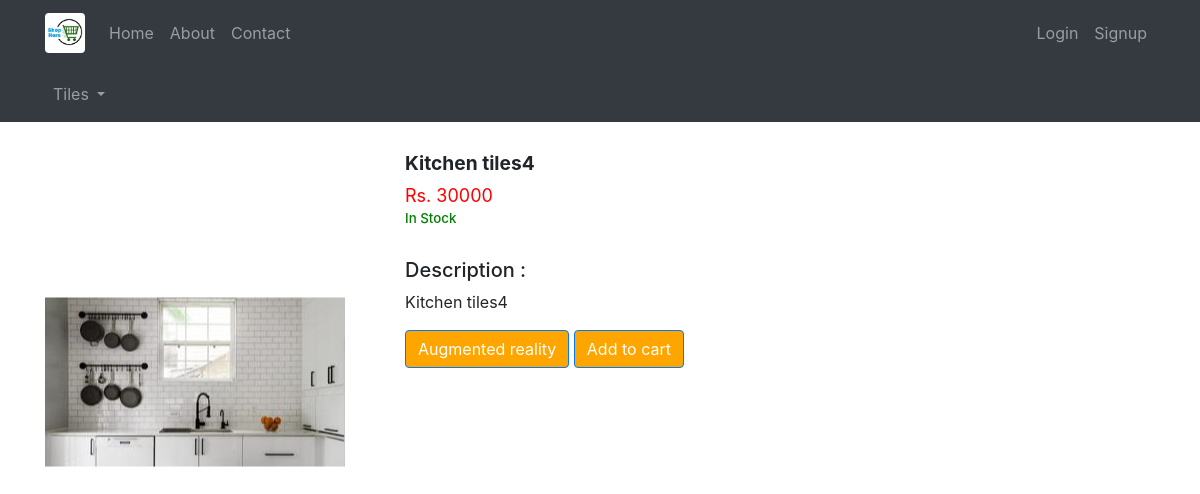
The app's page /8/ with its own data.
### product/models.py (models this page shows, shortened)
class ProductForm(models.Model):
    name = models.CharField(max_length=250)
    description = models.CharField(max_length=5000)
    price = models.PositiveIntegerField()
    category = models.ForeignKey(Category, on_delete=models.DO_NOTHING)
    uploadedDate = models.DateTimeField(auto_now=True)
    stock = models.PositiveIntegerField()
    image = models.ImageField(upload_to='product_images/', height_field=None, width_field=None, max_length=100)
    class Meta:
        verbose_name = 'Products'
        verbose_name_plural = 'Products'

### product/views.py (the view)
# urls.py: url(r'^(?P<product_id>[0-9]+)/$', views.productpage, name='productpage'),
def productpage(request,product_id):
    cart_obj = Cart.objects.filter(user=request.user.id, is_paid__exact='no').first()
    if cart_obj:
        product_obj = ProductForm.objects.filter(id=product_id).first()
        purchase_obj = Purchase.objects.filter(cart=cart_obj, name=product_obj).first()
        if purchase_obj:
            product_exist = 'Yes'
        else:
            product_exist = 'No'
    else:
        product_exist= 'No'
    return render(request, 'product/productpage.html', {'product_detail': ProductForm.objects.filter(id=product_id)[0], 'product_exist': product_exist})   #because filter returns an array

### product/context_processors.py (called while the page is built)
def all_categories(request):
    signup_form = UserProfileForm()
    login_form = UserLoginForm()
    data = {}
    for category in SUPERCATEGORY_CHOICES:
        data.update({category[1]: Category.objects.filter(superCategory=category[0])})
    return {'login_form': login_form,'signup_form': signup_form,'data': data}

### templates/product/productpage.html (shortened to what this page needs)
{% extends 'product/base.html' %}
{% load static %}
{% load crispy_forms_tags %}
{% block head %}
<link rel="stylesheet" type="text/css" href="{% static 'css/productpage.css' %}">
{% endblock %}
{% block content%}
<div>
    <div id="first" style="max-height: 500px; min-height: 500px; min-width: 300px; max-width: 300px; position: relative;">
        <img src="/media/{{ product_detail.image }}" style="position: absolute;top: 50%;left: 50%;transform: translate(-50%, -50%);">
    </div>
    <div id="second">
        <h3 id="product_name">{{ product_detail.name }}</h3><br>
        <p class="card-text" style="color:red;margin-bottom: 1px;margin-top: 6px;font-size: large">Rs. {{ product_detail.price }}</p>
        {% if product_detail.stock != 0 %}
            <h6 class="card-text" style="color:green;font-size: smaller;">In Stock</h6>
        {% else %}
            <h6 class="card-text" style="color:rgb(136, 4, 4);font-size: smaller;">Out of Stock</h6>
        {% endif %}
        <br><strong><h5 style="font-weight: 500;">Description :</h5></strong>
        <p>{{ product_detail.description|safe }}</p>
        <a href="{% url 'arr_real' product_id=product_detail.id %}" class="btn btn-primary" style="background: orange;">Augmented reality</a>
        {% if product_detail.stock != 0 and product_exist == 'No' %}
            <a onclick="check_login('{{ product_detail.id }}','{{ product_detail.price }}')" href="#" id="add_item_button" class="btn btn-primary" style="background: orange;">Add to cart</a>
        {% elif product_detail.stock != 0 and product_exist == 'Yes' %}
            <a onclick="check_login('{{ product_detail.id }}','{{ product_detail.price }}')" href="#" id="add_item_button" class="btn btn-primary" style="background: orange;">Go to cart</a>
        {% else %}
           <a onclick="out_of_stock_error()" href="#" id="add_item_button" class="btn btn-primary" style="background: orange;">Add to cart</a>
        {% endif %}
    </div>
</div>
{% endblock %}

### static/css/productpage.css (style rules this page uses)
#first { width: 100px; margin-top: 10px; float: left; height: 300px; }
#second { margin-top: 30px; margin-right: 50px; width: 700px; float: right; height: 300px; }
#product_name { display: inline; font-size: larger; font-weight: bolder; }

### records on screen
ProductForm: image (picture), name "Kitchen tiles4", price "30000", description "Kitchen tiles4"

### other values on screen
{{ category }} "Tiles"
